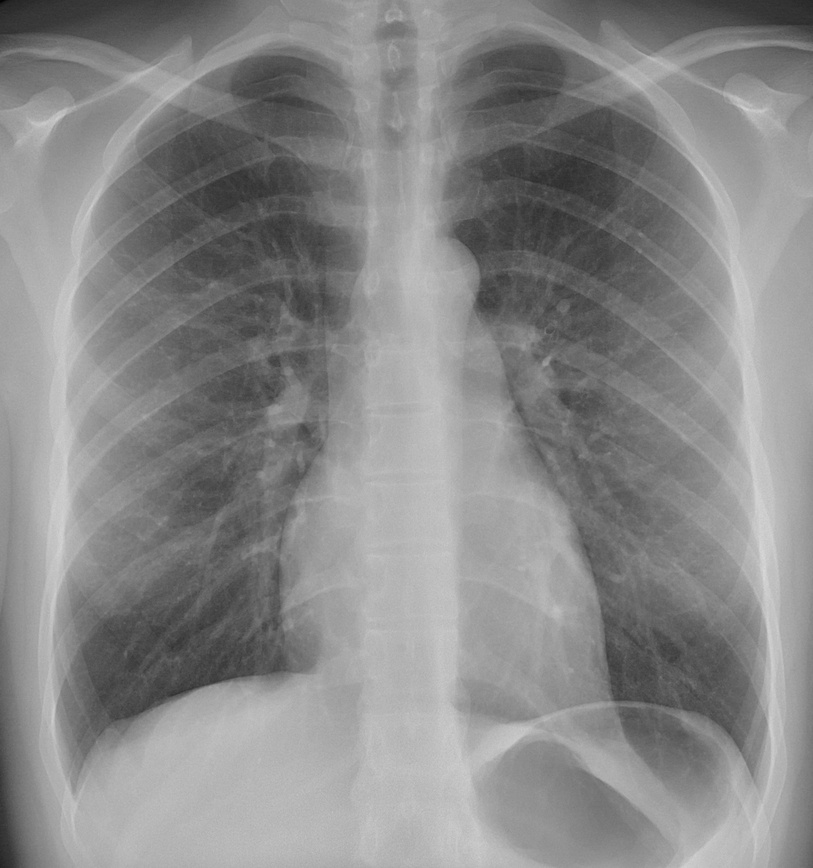
#> input picture XRAY.jpg, 813 x 868 px, shrunk from 1929 x 2058 before the run
$ jupyter execute --allow-errors 'Práctica 8.ipynb'
#> lines starting #> are read from the running program, lines starting #| are printed output that depends on the picture
<a href="https://colab.research.google.com/github/itsdiego1012-source/Assignments/blob/PDI---Assignments/Pr%C3%A1ctica%208.ipynb" target="_parent"></a>

# **Práctica 8:**
**Equipo 6:**
*   Castillo Díaz Ulises 	            2050354
*   González Garza Jorge Alberto	    2043501
*   Muñoz Baca Axel	                  2132103
*   Rodríguez Arreguín Diego Eduardo 	2004407

# **PARTE 1**

**Carga de librerías utilizadas**

[cell 1]
import cv2 as cv
import numpy as np
import matplotlib.pyplot as plt

**Carga de imágen**

[cell 2]
# Cargar la imagen médica original
img_org = 'XRAY.jpg'
img = cv.imread(img_org, cv.IMREAD_GRAYSCALE)
#> img is the input picture: shape (868, 813); min 2, max 217, mean 136.4

# Mostrar imagen en escala de grises
plt.imshow(img, cmap='gray')
plt.title('Radiografía Original')
plt.axis('off')
plt.show()

# **Ejercicio 1:** *Filtros de Suavizado*

[cell 3]
# 1. Filtro de Media (Kernel 3x3) -> Suavizado ligero
blur_media = cv.blur(img, (3, 3))

# 2. Filtro Gaussiano (Kernel 5x5) -> Reducción de ruido gaussiano
blur_gauss = cv.GaussianBlur(img, (5, 5), 0)

# 3. Filtro de Mediana (Kernel 11x11) -> Suavizado agresivo (pérdida de textura fina)
blur_median = cv.medianBlur(img, 11)

**Comparación de filtros de suavizado**

[cell 4]
# Visualización de filtros de suavizado
plt.figure(figsize=(15, 5))
plt.subplot(1, 3, 1)
plt.imshow(blur_media, cmap='gray')
plt.title('Filtro Media (3x3)')
plt.axis('off')

plt.subplot(1, 3, 2)
plt.imshow(blur_gauss, cmap='gray')
plt.title('Filtro Gaussiano (5x5)')
plt.axis('off')

plt.subplot(1, 3, 3)
plt.imshow(blur_median, cmap='gray')
plt.title('Filtro Mediana (11x11)')
plt.axis('off')

plt.show()
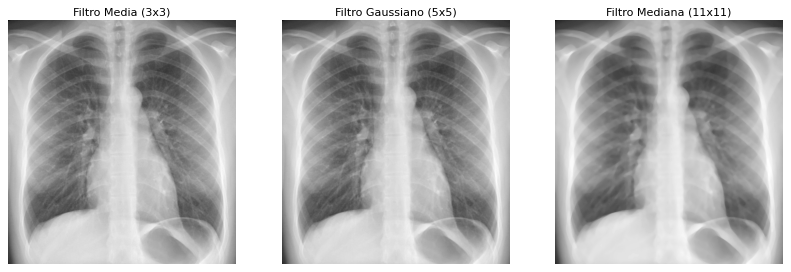
#> figure drawn by matplotlib, 3 panels

## **Ejercicio 2:** *Detección de Bordes*

[cell 5]
# 1. Sobel en X y Y
sobelx = cv.Sobel(img, cv.CV_64F, 1, 0, ksize=3)
sobely = cv.Sobel(img, cv.CV_64F, 0, 1, ksize=3)
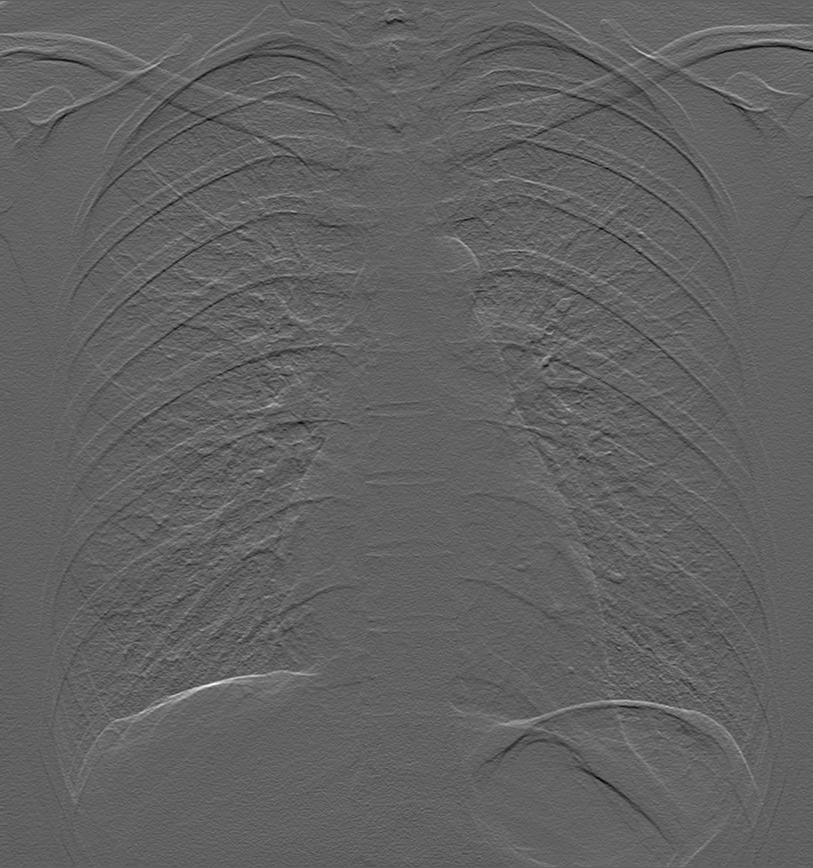
#> sobely: shape (868, 813) float64; min -162, max 261, mean 0.7; drawn with min black and max white
# Combinar magnitud
sobel_combined = cv.magnitude(sobelx, sobely)
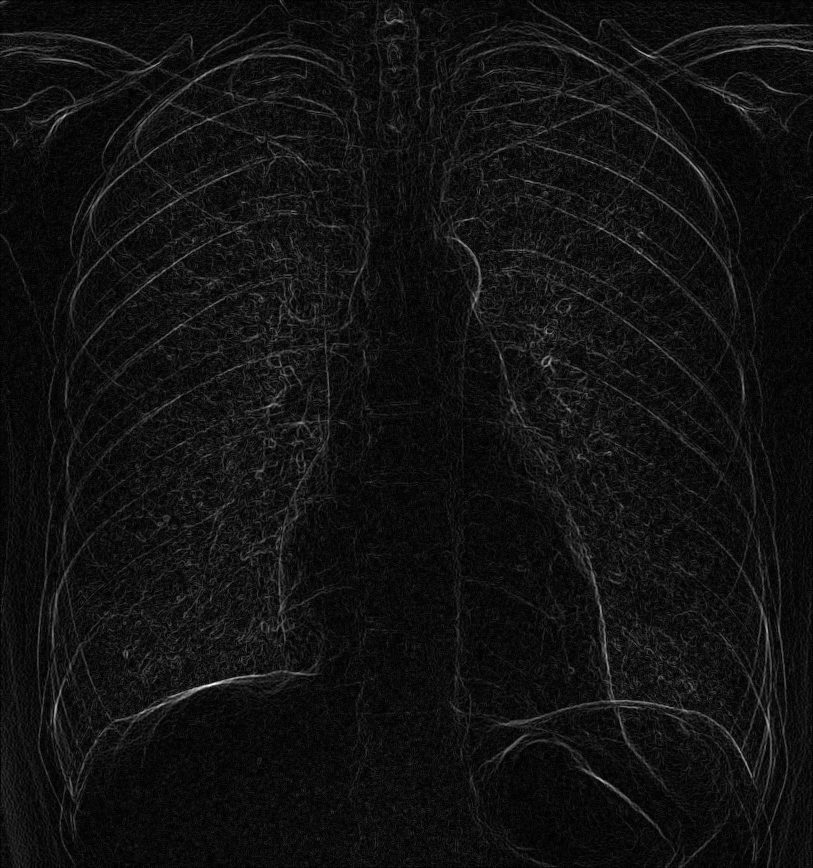
#> sobel_combined: shape (868, 813) float64; min 0, max 272, mean 19.2; drawn with min black and max white

# 2. Laplaciano
laplacian = cv.Laplacian(img, cv.CV_64F, None, 5)
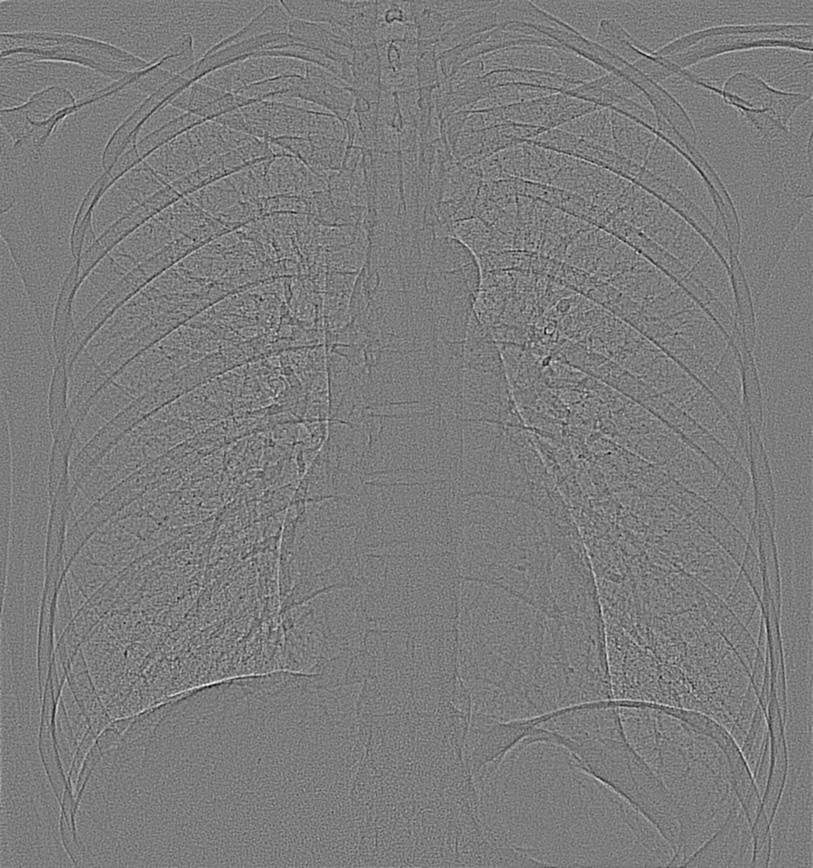
#> laplacian: shape (868, 813) float64; min -1156, max 1206, mean 0.1; drawn with min black and max white
laplacian_abs = cv.convertScaleAbs(laplacian)
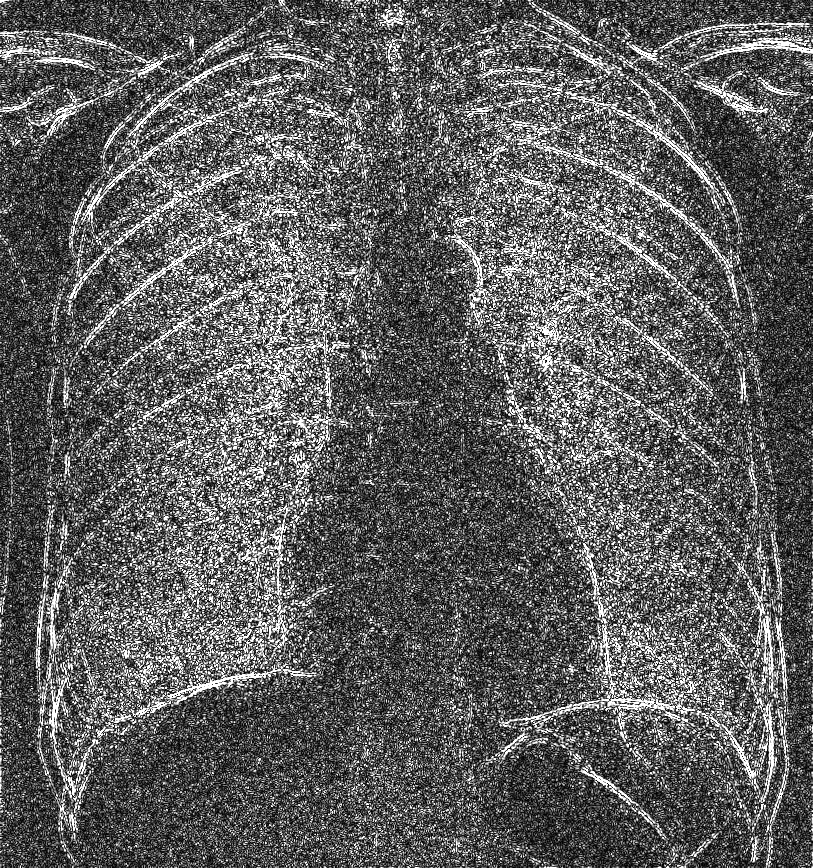
#> laplacian_abs: shape (868, 813); min 0, max 255, mean 94.1

# 3. Filtro Kirsch (Dirección Norte - Manual)
# Máscara para detectar bordes horizontales superiores
kernel_kirsch_n = np.array([[ 5,  5,  5],
                            [-3,  0, -3],
                            [-3, -3, -3]])

kirsch_n = cv.filter2D(img, -1, kernel_kirsch_n)
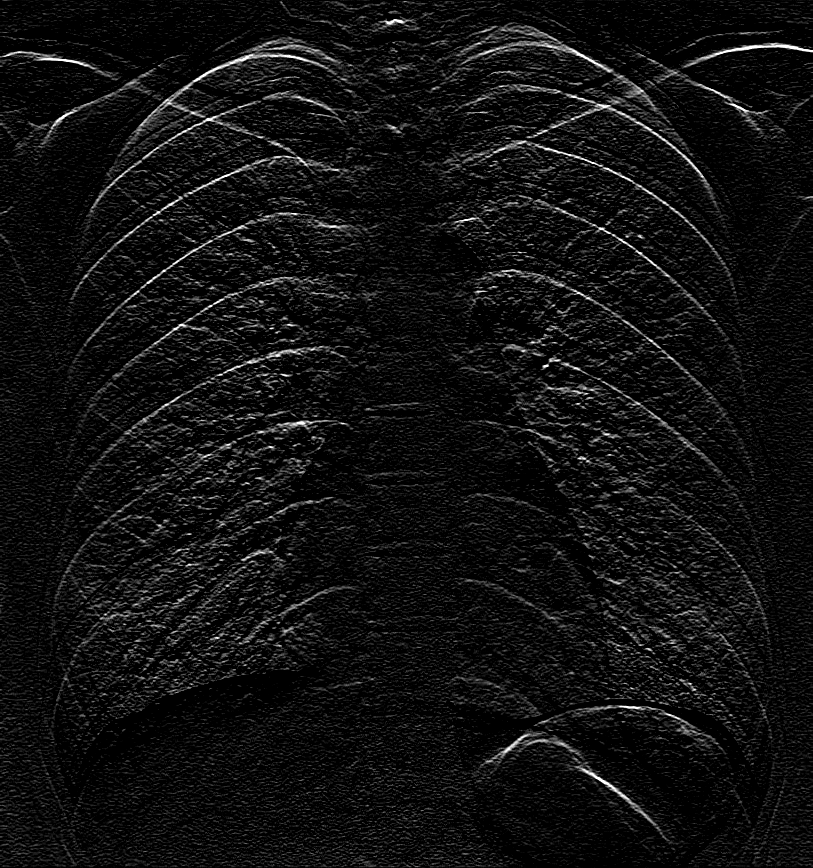
#> kirsch_n: shape (868, 813); min 0, max 255, mean 16.6

**Comparación de filtros de detección de bordes**

[cell 6]
# Visualización de detección de bordes
plt.figure(figsize=(15, 5))
plt.subplot(1, 3, 1)
plt.imshow(sobel_combined, cmap='gray')
plt.title('Sobel Combinado (X+Y)')
plt.axis('off')

plt.subplot(1, 3, 2)
plt.imshow(laplacian_abs, cmap='gray')
plt.title('Laplaciano')
plt.axis('off')

plt.subplot(1, 3, 3)
plt.imshow(kirsch_n, cmap='gray')
plt.title('Kirsch (Norte - Manual)')
plt.axis('off')

plt.show()

# **Ejercicio 3:** *Máscara Personalizada (Realce)*

[cell 7]
# Máscara de afilado (Sharpening) para aumento de contraste en bordes locales
kernel_custom = np.array([[ 1, -5,  1],
                          [-5,  17, -5],
                          [ 1, -5,  1]])

img_custom = cv.filter2D(img, -1, kernel_custom)

**Comparación de realce con imágen original**

[cell 8]
# Comparación con imagen original
plt.figure(figsize=(10, 5))
plt.subplot(1, 2, 1)
plt.imshow(img, cmap='gray')
plt.title('Original')
plt.axis('off')

plt.subplot(1, 2, 2)
plt.imshow(img_custom, cmap='gray')
plt.title('Máscara Personalizada (Realce)')
plt.axis('off')

plt.show()

# **PARTE 2**

[cell 9]
# Función auxiliar para aplicar filtro en frecuencia
def aplicar_filtro_frecuencia(img, tipo='bajas', radio=30):
    rows, cols = img.shape
    crow, ccol = rows // 2, cols // 2

    # Crear máscara
    mask = np.zeros((rows, cols, 2), np.uint8)
    centro = [crow, ccol]
    x, y = np.ogrid[:rows, :cols]
    mask_area = (x - centro[0]) ** 2 + (y - centro[1]) ** 2 <= radio*radio

    if tipo == 'bajas':
        mask[mask_area] = 1
    elif tipo == 'altas':
        mask = np.ones((rows, cols, 2), np.uint8)
        mask[mask_area] = 0

    # Transformada de Fourier (DFT)
    dft = cv.dft(np.float32(img), flags=cv.DFT_COMPLEX_OUTPUT)
    dft_shift = np.fft.fftshift(dft)

    # Aplicar máscara
    fshift = dft_shift * mask

    # Transformada Inversa (IDFT)
    f_ishift = np.fft.ifftshift(fshift)
    img_back = cv.idft(f_ishift)
    img_back = cv.magnitude(img_back[:,:,0], img_back[:,:,1])

    # Normalizar para visualizar
    cv.normalize(img_back, img_back, 0, 255, cv.NORM_MINMAX)
    return img_back, mask[:,:,0] * 255

**Carga de imagen**

[cell 10]
# Cargar imagen CTS
img_cts = cv.imread('CTS.jpg', cv.IMREAD_GRAYSCALE)

**Aplicación de filtros Pasa Bajas**

#> (a cell that did not finish here is left out)

**Comparación entre original y filtros pasa bajas**

[cell 12]
# Mostrar resultados
plt.figure(figsize=(12, 8))
#> (the rest of this cell did not finish here and is left out)

**Ejercicio:** *Filtros Pasa Altas y Configuraciones*

#> (a cell that did not finish here is left out)


# 2. Configuración de Anillo (Band-Pass) - Manual
rows, cols = img_cts.shape
crow, ccol = rows // 2, cols // 2
mask_anillo = np.zeros((rows, cols, 2), np.uint8)
x, y = np.ogrid[:rows, :cols]

# Anillo entre radio 30 y 80
mask_area_outer = (x - crow)**2 + (y - ccol)**2 <= 80*80
mask_area_inner = (x - crow)**2 + (y - ccol)**2 <= 30*30
mask_anillo[mask_area_outer ^ mask_area_inner] = 1

# Aplicar filtro anillo
dft = cv.dft(np.float32(img_cts), flags=cv.DFT_COMPLEX_OUTPUT)
fshift = np.fft.fftshift(dft) * mask_anillo
f_ishift = np.fft.ifftshift(fshift)
img_back_anillo = cv.magnitude(cv.idft(f_ishift)[:,:,0], cv.idft(f_ishift)[:,:,1])
cv.normalize(img_back_anillo, img_back_anillo, 0, 255, cv.NORM_MINMAX)

**Comparación entre original y filtros pasa altas**

[cell 14]
# Visualización
plt.figure(figsize=(12, 4))
#> (the rest of this cell did not finish here and is left out)

**Carga de imagenes adicionales**

[cell 15]
# Cargar imágenes adicionales
img_mri = cv.imread('MRI.jpg', cv.IMREAD_GRAYSCALE)
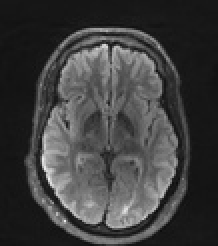
#> input picture MRI.jpg, 109 x 123 px, shrunk from 258 x 292 before the run (shown 2 times larger)
#> img_mri is the input picture: shape (123, 109); min 11, max 240, mean 62.9
img_tem = cv.imread('TEM.jpg', cv.IMREAD_GRAYSCALE)
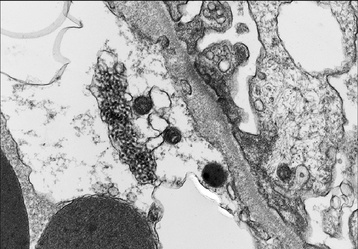
#> input picture TEM.jpg, 358 x 249 px, shrunk from 848 x 590 before the run
#> img_tem is the input picture: shape (249, 358); min 0, max 255, mean 170.5

**Procesamiento a imágenes adicionales**

[cell 16]
# MRI: Suavizado para reducir ruido granulado (Pasa Bajas r=40)
img_mri_lp, _ = aplicar_filtro_frecuencia(img_mri, 'bajas', 40)

# TEM: Realce de bordes para ver membranas (Pasa Altas r=20)
img_tem_hp, _ = aplicar_filtro_frecuencia(img_tem, 'altas', 20)
#> call 4 of aplicar_filtro_frecuencia, with tipo = 'altas', radio = 20
#> in aplicar_filtro_frecuencia (call 4), `img_back = cv.magnitude(img_back[:,:,0], img_back[:,:,1])`:
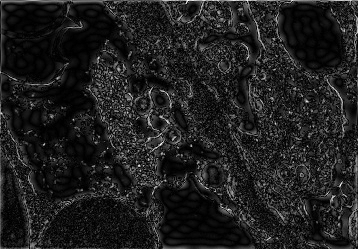
#> img_back: shape (249, 358) float32; min 9.71, max 15028293, mean 1865635.5; drawn with min black and max white

**Comparación entre imágenes y su tranformada inversa**

[cell 17]
# Mostrar
plt.figure(figsize=(12, 6))
plt.subplot(2, 2, 1); plt.imshow(img_mri, cmap='gray'); plt.title('MRI Original'); plt.axis('off')
plt.subplot(2, 2, 2); plt.imshow(img_mri_lp, cmap='gray'); plt.title('MRI Suavizada (Fourier)'); plt.axis('off')
plt.subplot(2, 2, 3); plt.imshow(img_tem, cmap='gray'); plt.title('TEM Original'); plt.axis('off')
plt.subplot(2, 2, 4); plt.imshow(img_tem_hp, cmap='gray'); plt.title('TEM Bordes (Fourier)'); plt.axis('off')
plt.show()
